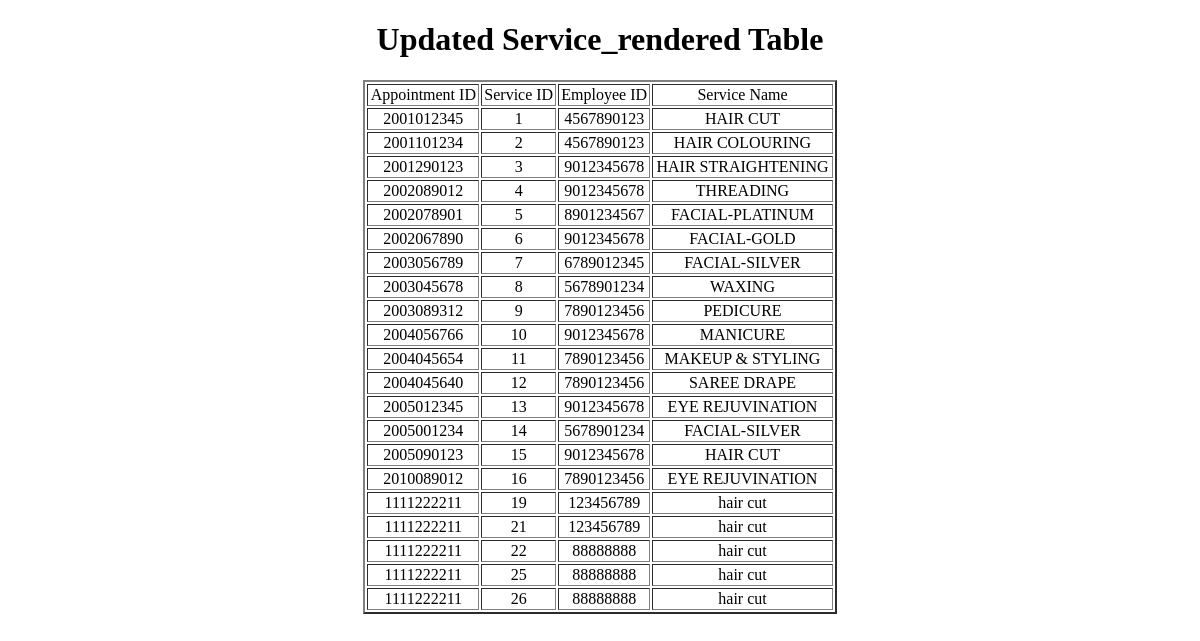
Screenshot of /service_details.php with the database file from the repository.
### tables this page shows
CREATE TABLE `service_rendered` (
  `APP_ID` bigint(10) DEFAULT NULL,
  `SER_ID` bigint(10) NOT NULL,
  `E_ID` bigint(20) DEFAULT NULL,
  `SER_NAME` varchar(20) DEFAULT NULL
);

### service_details.php (the view, shortened to what this page needs)
<!DOCTYPE html>
<html>
    <head>
    </head>
    <body>
        <div align="center">
            <h1>Updated Service_rendered Table  </h1>
             <table border="2" style="width:40%; float:center; background-color:#FFFFFF";>
            <tr>
                <td align="center">Appointment ID</td>
                <td align="center">Service ID</td>
                <td align="center">Employee ID</td>
                <td align="center">Service Name</td>
            </tr>
                <?php
			$db = mysqli_connect("localhost","root","","mydatabase");
			$query = mysqli_query($db,"SELECT * FROM service_rendered; ");
			while ($row = mysqli_fetch_assoc($query))
			{
				echo "<tr>";
				echo '<td align="center">'.$row['APP_ID']."</td>";
				echo '<td align="center">'.$row['SER_ID']."</td>";
				echo '<td align="center">'.$row['E_ID']."</td>";
                echo '<td align="center">'.$row['SER_NAME']."</td>";
                echo "</tr>";
			}
		?>
            </table>
            </div>
    </body>
</html>

### service_details.php (style rules this page uses)
body { background-image: url(images/1486213969B1.jpg) ,url(images/download.png ) ; background-repeat: no-repeat; background-size: 1500px 900px; background-blend-mode:lighten; opacity: 1; }

### rows the page displays
service_rendered: APP_ID "2001012345", SER_ID "1", E_ID "4567890123", SER_NAME "HAIR CUT"
service_rendered: APP_ID "2001101234", SER_ID "2", E_ID "4567890123", SER_NAME "HAIR COLOURING"
service_rendered: APP_ID "2001290123", SER_ID "3", E_ID "9012345678", SER_NAME "HAIR STRAIGHTENING"
service_rendered: APP_ID "2002089012", SER_ID "4", E_ID "9012345678", SER_NAME "THREADING"
service_rendered: APP_ID "2002078901", SER_ID "5", E_ID "8901234567", SER_NAME "FACIAL-PLATINUM"
service_rendered: APP_ID "2002067890", SER_ID "6", E_ID "9012345678", SER_NAME "FACIAL-GOLD"
service_rendered: APP_ID "2003056789", SER_ID "7", E_ID "6789012345", SER_NAME "FACIAL-SILVER"
service_rendered: APP_ID "2003045678", SER_ID "8", E_ID "5678901234", SER_NAME "WAXING"
service_rendered: APP_ID "2003089312", SER_ID "9", E_ID "7890123456", SER_NAME "PEDICURE"
service_rendered: APP_ID "2004056766", SER_ID "10", E_ID "9012345678", SER_NAME "MANICURE"
service_rendered: APP_ID "2004045654", SER_ID "11", E_ID "7890123456", SER_NAME "MAKEUP & STYLING"
service_rendered: APP_ID "2004045640", SER_ID "12", E_ID "7890123456", SER_NAME "SAREE DRAPE"
service_rendered: APP_ID "2005012345", SER_ID "13", E_ID "9012345678", SER_NAME "EYE REJUVINATION"
service_rendered: APP_ID "2005001234", SER_ID "14", E_ID "5678901234", SER_NAME "FACIAL-SILVER"
service_rendered: APP_ID "2005090123", SER_ID "15", E_ID "9012345678", SER_NAME "HAIR CUT"
service_rendered: APP_ID "2010089012", SER_ID "16", E_ID "7890123456", SER_NAME "EYE REJUVINATION"
service_rendered: APP_ID "1111222211", SER_ID "19", E_ID "123456789", SER_NAME "hair cut"
service_rendered: APP_ID "1111222211", SER_ID "21", E_ID "123456789", SER_NAME "hair cut"
service_rendered: APP_ID "1111222211", SER_ID "22", E_ID "88888888", SER_NAME "hair cut"
service_rendered: APP_ID "1111222211", SER_ID "25", E_ID "88888888", SER_NAME "hair cut"
service_rendered: APP_ID "1111222211", SER_ID "26", E_ID "88888888", SER_NAME "hair cut"
